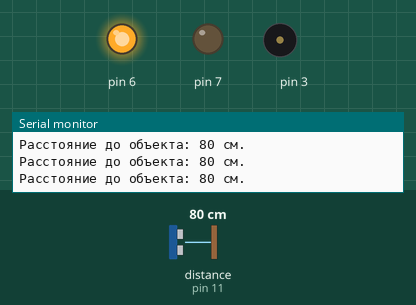
This sketch was run on a simulated Arduino Uno, built with avr-gcc and run on an emulated ATmega328P. On the bench: output pins drawn as LEDs (lit = HIGH), buzzer (waves = sounding), the last lines printed to the serial monitor. The test bench sets the inputs (shaded band); at power-on: distance to the obstacle (sensor on pin 11) 80 cm. The echo pulse lasts 58.3 µs per cm; pins used as bus, display or sensor lines are not drawn.

Above: at 1.2 s.
1.3 s: distance to the obstacle (sensor on pin 11) set to 13 cm
2.8 s: distance to the obstacle (sensor on pin 11) set to 10 cm
At 3.6 s:
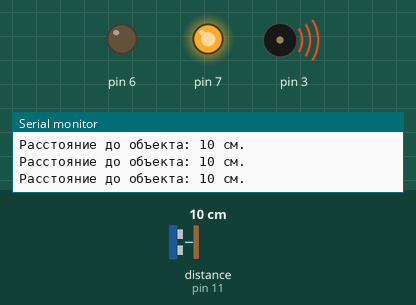
4.5 s: distance to the obstacle (sensor on pin 11) set to 18 cm
At 5.1 s:
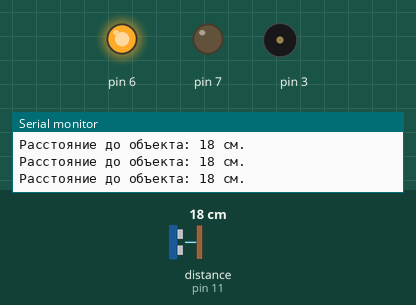
6.0 s: distance to the obstacle (sensor on pin 11) set to 2 cm
At 6.7 s:
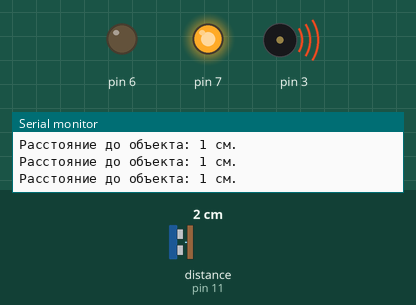
Timing chart, 0 to 8.5 s (numbered marks = the images above; inputs shaded):
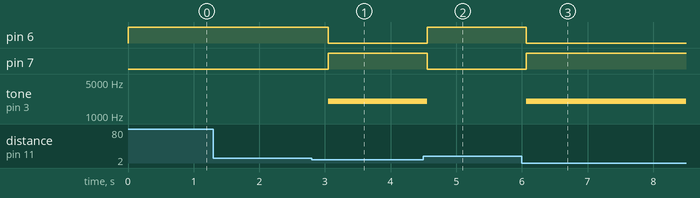

The sketch:

Arduino_Control_Program.ino
```cpp
long duration, cm;

void setup() {
  // put your setup code here, to run once:
  Serial.begin(9600);
  pinMode(12, OUTPUT);
  pinMode(11, INPUT);
  pinMode(6, OUTPUT);
  pinMode(7, OUTPUT);
  pinMode(3, OUTPUT);
}

void loop() {
  digitalWrite(12, LOW);
  delayMicroseconds(5);
  digitalWrite(12, HIGH);
  delayMicroseconds(10);
  digitalWrite(12, LOW);
  duration = pulseIn(11, HIGH);
  cm = (duration / 2) / 29.1;
  if (cm <= 10){
    digitalWrite(7, HIGH);
    digitalWrite(6, LOW);
    tone(3, 2000);
  }else{
    digitalWrite(6, HIGH);
    digitalWrite(7, LOW);
    noTone(3);
  }
  Serial.print("Расстояние до объекта: ");
  Serial.print(cm);
  Serial.println(" см.");
  delay(250);
}
```

Measured:
- the behaviour switches between 12 and 11 cm on distance to the obstacle (sensor on pin 11) (found by bisection; images 0 and 1)
- after the input at 2.8 s, pin 6: HIGH → LOW after 0.25 s; pin 7: LOW → HIGH after 0.25 s; tone on pin 3: silent → 2000 Hz after 0.25 s
- after the input at 4.5 s, pin 6: LOW → HIGH after 0.06 s; pin 7: HIGH → LOW after 0.06 s; tone on pin 3: 2000 Hz → silent after 0.06 s
- after the input at 6.0 s, pin 6: HIGH → LOW after 0.07 s; pin 7: LOW → HIGH after 0.07 s; tone on pin 3: silent → 2000 Hz after 0.07 s
